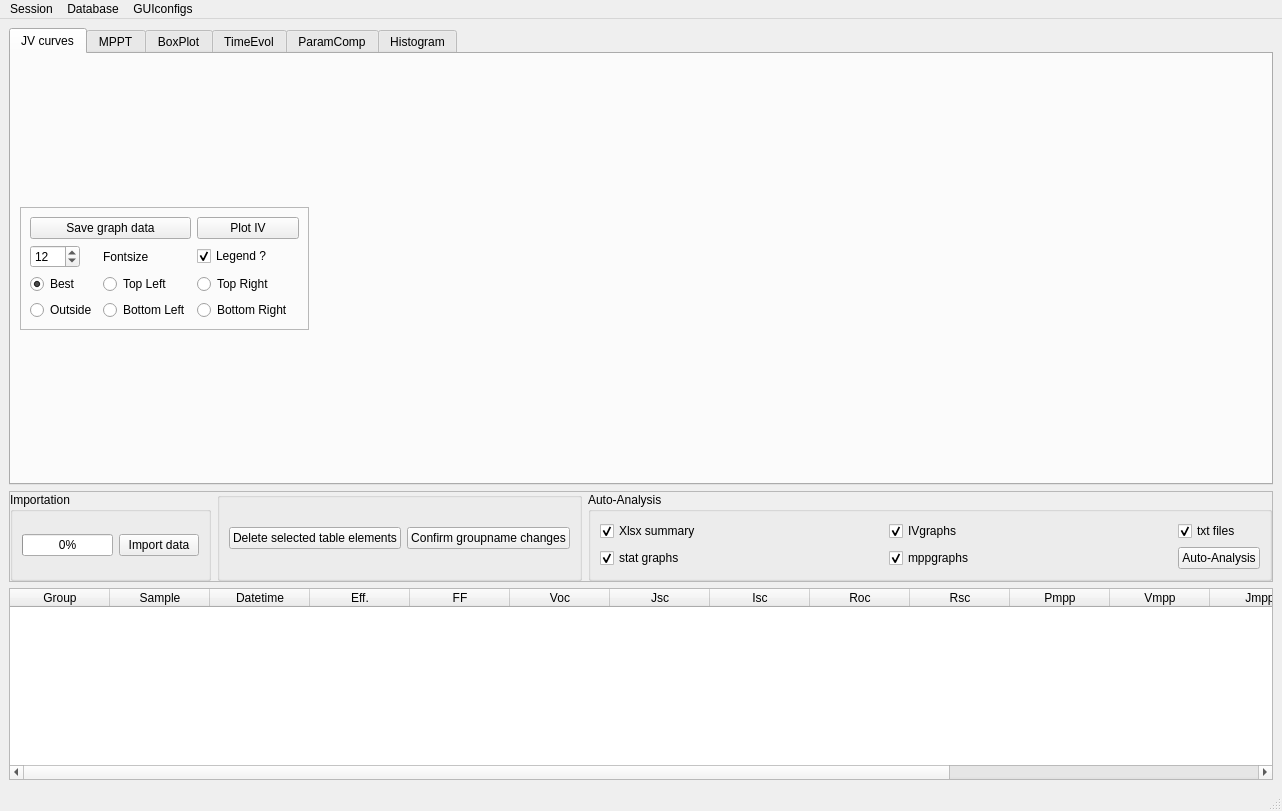
<?xml version="1.0" encoding="UTF-8"?>
<ui version="4.0">
 <class>MainWindow</class>
 <widget class="QMainWindow" name="MainWindow">
  <property name="geometry">
   <rect>
    <x>0</x>
    <y>0</y>
    <width>1282</width>
    <height>811</height>
   </rect>
  </property>
  <property name="windowTitle">
   <string>IVapp</string>
  </property>
  <widget class="QWidget" name="centralwidget">
   <layout class="QVBoxLayout" name="verticalLayout">
    <item>
     <widget class="QTabWidget" name="tabWidget">
      <property name="currentIndex">
       <number>0</number>
      </property>
      <widget class="QWidget" name="JVcurves">
       <attribute name="title">
        <string>JV curves</string>
       </attribute>
       <layout class="QHBoxLayout" name="horizontalLayout_3">
        <item>
         <widget class="QFrame" name="frame_JV">
          <property name="sizePolicy">
           <sizepolicy hsizetype="Maximum" vsizetype="Maximum">
            <horstretch>0</horstretch>
            <verstretch>0</verstretch>
           </sizepolicy>
          </property>
          <property name="frameShape">
           <enum>QFrame::StyledPanel</enum>
          </property>
          <property name="frameShadow">
           <enum>QFrame::Raised</enum>
          </property>
          <layout class="QGridLayout" name="gridLayout_4">
           <item row="5" column="2">
            <widget class="QRadioButton" name="radioButton_JVtopleft">
             <property name="text">
              <string>Top Left</string>
             </property>
            </widget>
           </item>
           <item row="6" column="3">
            <widget class="QRadioButton" name="radioButton_JVbottomright">
             <property name="text">
              <string>Bottom Right</string>
             </property>
            </widget>
           </item>
           <item row="5" column="3">
            <widget class="QRadioButton" name="radioButton_JVtopright">
             <property name="text">
              <string>Top Right</string>
             </property>
            </widget>
           </item>
           <item row="0" column="3" colspan="2">
            <widget class="QPushButton" name="pushButton_PlotJV">
             <property name="text">
              <string>Plot IV</string>
             </property>
            </widget>
           </item>
           <item row="6" column="2">
            <widget class="QRadioButton" name="radioButton_JVbottomleft">
             <property name="text">
              <string>Bottom Left</string>
             </property>
            </widget>
           </item>
           <item row="6" column="0" colspan="2">
            <widget class="QRadioButton" name="radioButton_JVoutside">
             <property name="text">
              <string>Outside</string>
             </property>
            </widget>
           </item>
           <item row="0" column="0" colspan="3">
            <widget class="QPushButton" name="pushButton_SaveJV">
             <property name="text">
              <string>Save graph data</string>
             </property>
            </widget>
           </item>
           <item row="5" column="0">
            <widget class="QRadioButton" name="radioButton_JVBest">
             <property name="text">
              <string>Best</string>
             </property>
             <property name="checked">
              <bool>true</bool>
             </property>
            </widget>
           </item>
           <item row="2" column="0">
            <widget class="QSpinBox" name="spinBox_JVfontsize">
             <property name="value">
              <number>12</number>
             </property>
            </widget>
           </item>
           <item row="2" column="2">
            <widget class="QLabel" name="label_10">
             <property name="text">
              <string>Fontsize</string>
             </property>
            </widget>
           </item>
           <item row="2" column="3">
            <widget class="QCheckBox" name="checkBox_JVLegend">
             <property name="text">
              <string>Legend ?</string>
             </property>
             <property name="checked">
              <bool>true</bool>
             </property>
            </widget>
           </item>
          </layout>
         </widget>
        </item>
        <item>
         <widget class="QWidget" name="widget_JVGraph" native="true">
          <layout class="QGridLayout" name="gridLayout_5"/>
         </widget>
        </item>
       </layout>
      </widget>
      <widget class="QWidget" name="MPPT">
       <attribute name="title">
        <string>MPPT</string>
       </attribute>
       <layout class="QHBoxLayout" name="horizontalLayout_2">
        <item>
         <widget class="QFrame" name="frame_Mpp">
          <property name="sizePolicy">
           <sizepolicy hsizetype="Maximum" vsizetype="Maximum">
            <horstretch>0</horstretch>
            <verstretch>0</verstretch>
           </sizepolicy>
          </property>
          <property name="frameShape">
           <enum>QFrame::StyledPanel</enum>
          </property>
          <property name="frameShadow">
           <enum>QFrame::Raised</enum>
          </property>
          <layout class="QGridLayout" name="gridLayout">
           <item row="4" column="2">
            <widget class="QRadioButton" name="radioButton_MppTopleft">
             <property name="text">
              <string>Top Left</string>
             </property>
            </widget>
           </item>
           <item row="6" column="2">
            <widget class="QRadioButton" name="radioButton_MppOutside">
             <property name="text">
              <string>Outside</string>
             </property>
            </widget>
           </item>
           <item row="4" column="0" colspan="2">
            <widget class="QCheckBox" name="checkBox_MppLegend">
             <property name="text">
              <string>Legend ?</string>
             </property>
             <property name="checked">
              <bool>true</bool>
             </property>
            </widget>
           </item>
           <item row="5" column="2">
            <widget class="QRadioButton" name="radioButton_MppBottomleft">
             <property name="text">
              <string>Bottom Left</string>
             </property>
            </widget>
           </item>
           <item row="4" column="3">
            <widget class="QRadioButton" name="radioButton_MppTopright">
             <property name="text">
              <string>Top Right</string>
             </property>
            </widget>
           </item>
           <item row="0" column="0" rowspan="2" colspan="4">
            <widget class="QListWidget" name="listWidget_MppSamples"/>
           </item>
           <item row="5" column="3">
            <widget class="QRadioButton" name="radioButton_MppBottomright">
             <property name="text">
              <string>Bottom Right</string>
             </property>
            </widget>
           </item>
           <item row="6" column="3">
            <widget class="QRadioButton" name="radioButton_MppBest">
             <property name="text">
              <string>Best</string>
             </property>
             <property name="checked">
              <bool>true</bool>
             </property>
            </widget>
           </item>
           <item row="2" column="0">
            <widget class="QSpinBox" name="spinBox_MppFontsize">
             <property name="value">
              <number>12</number>
             </property>
            </widget>
           </item>
           <item row="2" column="1">
            <widget class="QLabel" name="label">
             <property name="text">
              <string>Fontsize</string>
             </property>
            </widget>
           </item>
           <item row="2" column="2" colspan="2">
            <widget class="QPushButton" name="pushButton_SaveMpp">
             <property name="text">
              <string>Save graph data</string>
             </property>
            </widget>
           </item>
          </layout>
         </widget>
        </item>
        <item>
         <widget class="QWidget" name="widget_Mpp" native="true">
          <property name="sizePolicy">
           <sizepolicy hsizetype="Minimum" vsizetype="Preferred">
            <horstretch>0</horstretch>
            <verstretch>0</verstretch>
           </sizepolicy>
          </property>
          <layout class="QGridLayout" name="gridLayout_2"/>
         </widget>
        </item>
        <item>
         <widget class="QWidget" name="widget_2" native="true">
          <property name="sizePolicy">
           <sizepolicy hsizetype="Maximum" vsizetype="Preferred">
            <horstretch>0</horstretch>
            <verstretch>0</verstretch>
           </sizepolicy>
          </property>
          <layout class="QGridLayout" name="gridLayout_3"/>
         </widget>
        </item>
       </layout>
      </widget>
      <widget class="QWidget" name="BoxPlot">
       <attribute name="title">
        <string>BoxPlot</string>
       </attribute>
       <layout class="QHBoxLayout" name="horizontalLayout_6">
        <item>
         <widget class="QGroupBox" name="groupBox_BoxPlot">
          <property name="sizePolicy">
           <sizepolicy hsizetype="Maximum" vsizetype="Maximum">
            <horstretch>0</horstretch>
            <verstretch>0</verstretch>
           </sizepolicy>
          </property>
          <property name="title">
           <string>BoxPlot</string>
          </property>
          <layout class="QGridLayout" name="gridLayout_6">
           <item row="0" column="0">
            <widget class="QPushButton" name="pushButton_SaveBoxPlot">
             <property name="text">
              <string>Save graph</string>
             </property>
            </widget>
           </item>
           <item row="0" column="1">
            <widget class="QCheckBox" name="checkBox_BoxPlotBig4">
             <property name="text">
              <string>Big4</string>
             </property>
             <property name="checked">
              <bool>true</bool>
             </property>
            </widget>
           </item>
           <item row="0" column="2" colspan="2">
            <widget class="QCheckBox" name="checkBox_BoxPlotRevForw">
             <property name="text">
              <string>RevForw</string>
             </property>
            </widget>
           </item>
           <item row="0" column="4">
            <widget class="QCheckBox" name="checkBox_BoxPlotBoxPlot">
             <property name="text">
              <string>BoxPlot</string>
             </property>
            </widget>
           </item>
           <item row="0" column="5">
            <widget class="QSpinBox" name="spinBox_BoxPlotFontsize">
             <property name="value">
              <number>12</number>
             </property>
            </widget>
           </item>
           <item row="0" column="6">
            <widget class="QLabel" name="label_11">
             <property name="text">
              <string>Fontsize</string>
             </property>
            </widget>
           </item>
           <item row="1" column="0">
            <widget class="QComboBox" name="comboBox_BoxPlotParam">
             <item>
              <property name="text">
               <string>Eff</string>
              </property>
             </item>
             <item>
              <property name="text">
               <string>FF</string>
              </property>
             </item>
             <item>
              <property name="text">
               <string>Voc</string>
              </property>
             </item>
             <item>
              <property name="text">
               <string>Jsc</string>
              </property>
             </item>
             <item>
              <property name="text">
               <string>Vmpp</string>
              </property>
             </item>
             <item>
              <property name="text">
               <string>Jmpp</string>
              </property>
             </item>
             <item>
              <property name="text">
               <string>Roc</string>
              </property>
             </item>
             <item>
              <property name="text">
               <string>Rsc</string>
              </property>
             </item>
            </widget>
           </item>
           <item row="1" column="1" colspan="2">
            <widget class="QCheckBox" name="checkBox_BoxPlotAftermpp">
             <property name="text">
              <string>Aftermpp</string>
             </property>
            </widget>
           </item>
           <item row="1" column="3" colspan="2">
            <widget class="QCheckBox" name="checkBox_BoxPlotBkg">
             <property name="text">
              <string>transparent bkg</string>
             </property>
            </widget>
           </item>
           <item row="1" column="5">
            <widget class="QSpinBox" name="spinBox_BoxPlotRotation"/>
           </item>
           <item row="1" column="6">
            <widget class="QLabel" name="label_12">
             <property name="text">
              <string>Rotation</string>
             </property>
            </widget>
           </item>
           <item row="2" column="0" colspan="7">
            <widget class="QListWidget" name="listWidget_BoxPlotGroup"/>
           </item>
          </layout>
         </widget>
        </item>
        <item>
         <widget class="QWidget" name="widget_BoxPlot" native="true">
          <layout class="QGridLayout" name="gridLayout_7">
           <property name="leftMargin">
            <number>0</number>
           </property>
           <property name="topMargin">
            <number>0</number>
           </property>
           <property name="rightMargin">
            <number>0</number>
           </property>
           <property name="bottomMargin">
            <number>0</number>
           </property>
          </layout>
         </widget>
        </item>
       </layout>
      </widget>
      <widget class="QWidget" name="TimeEvol">
       <attribute name="title">
        <string>TimeEvol</string>
       </attribute>
       <layout class="QHBoxLayout" name="horizontalLayout_7">
        <item>
         <widget class="QGroupBox" name="groupBox_PVPTime">
          <property name="sizePolicy">
           <sizepolicy hsizetype="Preferred" vsizetype="Maximum">
            <horstretch>0</horstretch>
            <verstretch>0</verstretch>
           </sizepolicy>
          </property>
          <property name="title">
           <string>Time Evolution</string>
          </property>
          <layout class="QGridLayout" name="gridLayout_8">
           <item row="0" column="0">
            <widget class="QPushButton" name="pushButton_SavePVPTime">
             <property name="text">
              <string>Save graph</string>
             </property>
            </widget>
           </item>
           <item row="0" column="2">
            <widget class="QCheckBox" name="checkBox_PVPTimeLine">
             <property name="text">
              <string>Line?</string>
             </property>
            </widget>
           </item>
           <item row="1" column="0">
            <widget class="QComboBox" name="comboBox_PVPTimeParam">
             <item>
              <property name="text">
               <string>Eff</string>
              </property>
             </item>
             <item>
              <property name="text">
               <string>FF</string>
              </property>
             </item>
             <item>
              <property name="text">
               <string>Voc</string>
              </property>
             </item>
             <item>
              <property name="text">
               <string>Jsc</string>
              </property>
             </item>
            </widget>
           </item>
           <item row="1" column="1" colspan="2">
            <widget class="QCheckBox" name="checkBox_PVPTimeRelativeTime">
             <property name="text">
              <string>RelativeTime?</string>
             </property>
            </widget>
           </item>
           <item row="0" column="1">
            <widget class="QCheckBox" name="checkBox_PVPTimeBig4">
             <property name="text">
              <string>Big4</string>
             </property>
            </widget>
           </item>
           <item row="2" column="0">
            <widget class="QPushButton" name="pushButton_PVPTimePlot">
             <property name="text">
              <string>Plot time</string>
             </property>
            </widget>
           </item>
           <item row="2" column="1">
            <widget class="QCheckBox" name="checkBox_PVPTimeNormal">
             <property name="text">
              <string>Normal.?</string>
             </property>
            </widget>
           </item>
           <item row="3" column="1" colspan="2">
            <widget class="QCheckBox" name="checkBox_bestofRevFor">
             <property name="text">
              <string>bestofRevFor</string>
             </property>
            </widget>
           </item>
           <item row="4" column="1" colspan="2">
            <widget class="QCheckBox" name="checkBox_BestEffPixDay">
             <property name="text">
              <string>BestEffPixDay</string>
             </property>
            </widget>
           </item>
           <item row="2" column="2">
            <widget class="QDoubleSpinBox" name="spinBox_PVPTimeNormalPoint">
             <property name="minimum">
              <double>-1.000000000000000</double>
             </property>
             <property name="singleStep">
              <double>0.100000000000000</double>
             </property>
             <property name="value">
              <double>-1.000000000000000</double>
             </property>
            </widget>
           </item>
          </layout>
         </widget>
        </item>
        <item>
         <widget class="QWidget" name="widget_PVPTime" native="true">
          <property name="sizePolicy">
           <sizepolicy hsizetype="Expanding" vsizetype="Expanding">
            <horstretch>0</horstretch>
            <verstretch>0</verstretch>
           </sizepolicy>
          </property>
          <layout class="QGridLayout" name="gridLayout_10">
           <property name="leftMargin">
            <number>0</number>
           </property>
           <property name="topMargin">
            <number>0</number>
           </property>
           <property name="rightMargin">
            <number>0</number>
           </property>
           <property name="bottomMargin">
            <number>0</number>
           </property>
          </layout>
         </widget>
        </item>
       </layout>
      </widget>
      <widget class="QWidget" name="ParamComp">
       <attribute name="title">
        <string>ParamComp</string>
       </attribute>
       <layout class="QHBoxLayout" name="horizontalLayout_9">
        <item>
         <widget class="QGroupBox" name="groupBox_PVP">
          <property name="sizePolicy">
           <sizepolicy hsizetype="Preferred" vsizetype="Maximum">
            <horstretch>0</horstretch>
            <verstretch>0</verstretch>
           </sizepolicy>
          </property>
          <property name="title">
           <string>Param VS Param</string>
          </property>
          <layout class="QGridLayout" name="gridLayout_9">
           <item row="0" column="0" colspan="2">
            <widget class="QPushButton" name="pushButton_SavePVPGraph">
             <property name="text">
              <string>Save graph</string>
             </property>
            </widget>
           </item>
           <item row="3" column="0" colspan="2">
            <widget class="QListWidget" name="listWidget_ParamComp">
             <property name="sizePolicy">
              <sizepolicy hsizetype="Maximum" vsizetype="Maximum">
               <horstretch>0</horstretch>
               <verstretch>0</verstretch>
              </sizepolicy>
             </property>
            </widget>
           </item>
           <item row="1" column="0">
            <widget class="QComboBox" name="comboBox_PVPx">
             <item>
              <property name="text">
               <string>Eff</string>
              </property>
             </item>
             <item>
              <property name="text">
               <string>FF</string>
              </property>
             </item>
             <item>
              <property name="text">
               <string>Voc</string>
              </property>
             </item>
             <item>
              <property name="text">
               <string>Jsc</string>
              </property>
             </item>
             <item>
              <property name="text">
               <string>Vmpp</string>
              </property>
             </item>
             <item>
              <property name="text">
               <string>Jmpp</string>
              </property>
             </item>
             <item>
              <property name="text">
               <string>Roc</string>
              </property>
             </item>
             <item>
              <property name="text">
               <string>Rsc</string>
              </property>
             </item>
            </widget>
           </item>
           <item row="1" column="1">
            <widget class="QComboBox" name="comboBox_PVPy">
             <item>
              <property name="text">
               <string>Eff</string>
              </property>
             </item>
             <item>
              <property name="text">
               <string>FF</string>
              </property>
             </item>
             <item>
              <property name="text">
               <string>Voc</string>
              </property>
             </item>
             <item>
              <property name="text">
               <string>Jsc</string>
              </property>
             </item>
             <item>
              <property name="text">
               <string>Vmpp</string>
              </property>
             </item>
             <item>
              <property name="text">
               <string>Jmpp</string>
              </property>
             </item>
             <item>
              <property name="text">
               <string>Roc</string>
              </property>
             </item>
             <item>
              <property name="text">
               <string>Rsc</string>
              </property>
             </item>
            </widget>
           </item>
          </layout>
         </widget>
        </item>
        <item>
         <widget class="QWidget" name="widget_PVPGraph" native="true">
          <property name="sizePolicy">
           <sizepolicy hsizetype="Expanding" vsizetype="Expanding">
            <horstretch>0</horstretch>
            <verstretch>0</verstretch>
           </sizepolicy>
          </property>
          <layout class="QGridLayout" name="gridLayout_11">
           <property name="leftMargin">
            <number>0</number>
           </property>
           <property name="topMargin">
            <number>0</number>
           </property>
           <property name="rightMargin">
            <number>0</number>
           </property>
           <property name="bottomMargin">
            <number>0</number>
           </property>
          </layout>
         </widget>
        </item>
       </layout>
      </widget>
      <widget class="QWidget" name="Histogram">
       <attribute name="title">
        <string>Histogram</string>
       </attribute>
       <layout class="QHBoxLayout" name="horizontalLayout_8">
        <item>
         <widget class="QGroupBox" name="groupBox_HistoGraph">
          <property name="sizePolicy">
           <sizepolicy hsizetype="Maximum" vsizetype="Maximum">
            <horstretch>0</horstretch>
            <verstretch>0</verstretch>
           </sizepolicy>
          </property>
          <property name="title">
           <string>Histogram</string>
          </property>
          <layout class="QGridLayout" name="gridLayout_12">
           <item row="1" column="2" colspan="2">
            <widget class="QComboBox" name="comboBox_HistoScanDirect">
             <item>
              <property name="text">
               <string>Allmeas</string>
              </property>
             </item>
             <item>
              <property name="text">
               <string>OnyRev</string>
              </property>
             </item>
             <item>
              <property name="text">
               <string>OnlyForw</string>
              </property>
             </item>
             <item>
              <property name="text">
               <string>Bestof/pix</string>
              </property>
             </item>
             <item>
              <property name="text">
               <string>Bestof/subst</string>
              </property>
             </item>
            </widget>
           </item>
           <item row="3" column="0" colspan="5">
            <widget class="QListWidget" name="listWidget_HistoGroups"/>
           </item>
           <item row="1" column="0">
            <widget class="QComboBox" name="comboBox_HistoType">
             <item>
              <property name="text">
               <string>bar</string>
              </property>
             </item>
             <item>
              <property name="text">
               <string>barstacked</string>
              </property>
             </item>
             <item>
              <property name="text">
               <string>step</string>
              </property>
             </item>
             <item>
              <property name="text">
               <string>stepfilled</string>
              </property>
             </item>
            </widget>
           </item>
           <item row="0" column="0">
            <widget class="QPushButton" name="pushButton_SaveHistoGraph">
             <property name="text">
              <string>Save graph</string>
             </property>
            </widget>
           </item>
           <item row="2" column="4">
            <widget class="QSpinBox" name="spinBox_HistxscaleMax">
             <property name="minimum">
              <number>-99999</number>
             </property>
             <property name="maximum">
              <number>99999</number>
             </property>
             <property name="value">
              <number>10</number>
             </property>
            </widget>
           </item>
           <item row="0" column="2">
            <widget class="QSpinBox" name="spinBox_HistoBins">
             <property name="value">
              <number>2</number>
             </property>
            </widget>
           </item>
           <item row="0" column="3">
            <widget class="QLabel" name="label_13">
             <property name="text">
              <string>#bins</string>
             </property>
            </widget>
           </item>
           <item row="0" column="4">
            <widget class="QCheckBox" name="checkBox_Histxscale">
             <property name="text">
              <string>xscale</string>
             </property>
            </widget>
           </item>
           <item row="2" column="0">
            <widget class="QComboBox" name="comboBox_HistoParam">
             <item>
              <property name="text">
               <string>Eff</string>
              </property>
             </item>
             <item>
              <property name="text">
               <string>FF</string>
              </property>
             </item>
             <item>
              <property name="text">
               <string>Voc</string>
              </property>
             </item>
             <item>
              <property name="text">
               <string>Jsc</string>
              </property>
             </item>
             <item>
              <property name="text">
               <string>Vmpp</string>
              </property>
             </item>
             <item>
              <property name="text">
               <string>Jmpp</string>
              </property>
             </item>
             <item>
              <property name="text">
               <string>Pmpp</string>
              </property>
             </item>
             <item>
              <property name="text">
               <string>Roc</string>
              </property>
             </item>
             <item>
              <property name="text">
               <string>Rsc</string>
              </property>
             </item>
             <item>
              <property name="text">
               <string>HI</string>
              </property>
             </item>
            </widget>
           </item>
           <item row="1" column="4">
            <widget class="QSpinBox" name="spinBox_HistxscaleMin">
             <property name="minimum">
              <number>-99999</number>
             </property>
             <property name="maximum">
              <number>99999</number>
             </property>
            </widget>
           </item>
          </layout>
         </widget>
        </item>
        <item>
         <widget class="QWidget" name="widget_HistoGraph" native="true">
          <property name="sizePolicy">
           <sizepolicy hsizetype="Expanding" vsizetype="Expanding">
            <horstretch>0</horstretch>
            <verstretch>0</verstretch>
           </sizepolicy>
          </property>
          <layout class="QGridLayout" name="gridLayout_13">
           <property name="leftMargin">
            <number>0</number>
           </property>
           <property name="topMargin">
            <number>0</number>
           </property>
           <property name="rightMargin">
            <number>0</number>
           </property>
           <property name="bottomMargin">
            <number>0</number>
           </property>
          </layout>
         </widget>
        </item>
       </layout>
      </widget>
     </widget>
    </item>
    <item>
     <widget class="QFrame" name="frame_4">
      <property name="sizePolicy">
       <sizepolicy hsizetype="Minimum" vsizetype="Preferred">
        <horstretch>0</horstretch>
        <verstretch>0</verstretch>
       </sizepolicy>
      </property>
      <property name="frameShape">
       <enum>QFrame::StyledPanel</enum>
      </property>
      <property name="frameShadow">
       <enum>QFrame::Raised</enum>
      </property>
      <layout class="QHBoxLayout" name="horizontalLayout">
       <property name="leftMargin">
        <number>0</number>
       </property>
       <property name="topMargin">
        <number>0</number>
       </property>
       <property name="rightMargin">
        <number>0</number>
       </property>
       <property name="bottomMargin">
        <number>0</number>
       </property>
       <item>
        <widget class="QGroupBox" name="groupBox">
         <property name="sizePolicy">
          <sizepolicy hsizetype="Maximum" vsizetype="Minimum">
           <horstretch>0</horstretch>
           <verstretch>0</verstretch>
          </sizepolicy>
         </property>
         <property name="title">
          <string>Importation</string>
         </property>
         <layout class="QHBoxLayout" name="horizontalLayout_4">
          <item>
           <widget class="QProgressBar" name="progressBar_ImportData">
            <property name="value">
             <number>0</number>
            </property>
           </widget>
          </item>
          <item>
           <widget class="QPushButton" name="pushButton_ImportData">
            <property name="text">
             <string>Import data</string>
            </property>
           </widget>
          </item>
         </layout>
        </widget>
       </item>
       <item>
        <widget class="QGroupBox" name="groupBox_2">
         <property name="sizePolicy">
          <sizepolicy hsizetype="Maximum" vsizetype="Preferred">
           <horstretch>0</horstretch>
           <verstretch>0</verstretch>
          </sizepolicy>
         </property>
         <property name="title">
          <string/>
         </property>
         <layout class="QHBoxLayout" name="horizontalLayout_5">
          <item>
           <widget class="QPushButton" name="pushButton_DeleteRows">
            <property name="text">
             <string>Delete selected table elements</string>
            </property>
           </widget>
          </item>
          <item>
           <widget class="QPushButton" name="pushButton_DefineGroup">
            <property name="text">
             <string>Confirm groupname changes</string>
            </property>
           </widget>
          </item>
         </layout>
        </widget>
       </item>
       <item>
        <widget class="QGroupBox" name="groupBox_autoanalysis">
         <property name="title">
          <string>Auto-Analysis</string>
         </property>
         <layout class="QGridLayout" name="gridLayout_14">
          <item row="0" column="3">
           <widget class="QCheckBox" name="checkBox_AAtxtfiles">
            <property name="text">
             <string>txt files</string>
            </property>
            <property name="checked">
             <bool>true</bool>
            </property>
           </widget>
          </item>
          <item row="2" column="1">
           <widget class="QCheckBox" name="checkBox_AAstatgraphs">
            <property name="text">
             <string>stat graphs</string>
            </property>
            <property name="checked">
             <bool>true</bool>
            </property>
           </widget>
          </item>
          <item row="0" column="1">
           <widget class="QCheckBox" name="checkBox_AAxlsxsummary">
            <property name="text">
             <string>Xlsx summary</string>
            </property>
            <property name="checked">
             <bool>true</bool>
            </property>
           </widget>
          </item>
          <item row="0" column="2">
           <widget class="QCheckBox" name="checkBox_AAivgraphs">
            <property name="text">
             <string>IVgraphs</string>
            </property>
            <property name="checked">
             <bool>true</bool>
            </property>
           </widget>
          </item>
          <item row="2" column="2">
           <widget class="QCheckBox" name="checkBox_AAmppgraphs">
            <property name="text">
             <string>mppgraphs</string>
            </property>
            <property name="checked">
             <bool>true</bool>
            </property>
           </widget>
          </item>
          <item row="2" column="3">
           <widget class="QPushButton" name="pushButton_AutoAnalysis">
            <property name="sizePolicy">
             <sizepolicy hsizetype="Maximum" vsizetype="Fixed">
              <horstretch>0</horstretch>
              <verstretch>0</verstretch>
             </sizepolicy>
            </property>
            <property name="text">
             <string>Auto-Analysis</string>
            </property>
           </widget>
          </item>
         </layout>
        </widget>
       </item>
      </layout>
     </widget>
    </item>
    <item>
     <widget class="QTableWidget" name="tableWidget">
      <property name="sizePolicy">
       <sizepolicy hsizetype="Preferred" vsizetype="Maximum">
        <horstretch>0</horstretch>
        <verstretch>0</verstretch>
       </sizepolicy>
      </property>
      <property name="alternatingRowColors">
       <bool>true</bool>
      </property>
      <property name="sortingEnabled">
       <bool>true</bool>
      </property>
      <attribute name="horizontalHeaderCascadingSectionResizes">
       <bool>true</bool>
      </attribute>
      <attribute name="horizontalHeaderDefaultSectionSize">
       <number>100</number>
      </attribute>
      <attribute name="horizontalHeaderMinimumSectionSize">
       <number>30</number>
      </attribute>
      <attribute name="horizontalHeaderShowSortIndicator" stdset="0">
       <bool>true</bool>
      </attribute>
      <attribute name="verticalHeaderDefaultSectionSize">
       <number>30</number>
      </attribute>
      <attribute name="verticalHeaderStretchLastSection">
       <bool>false</bool>
      </attribute>
      <column>
       <property name="text">
        <string>Group</string>
       </property>
      </column>
      <column>
       <property name="text">
        <string>Sample</string>
       </property>
      </column>
      <column>
       <property name="text">
        <string>Datetime</string>
       </property>
      </column>
      <column>
       <property name="text">
        <string>Eff.</string>
       </property>
      </column>
      <column>
       <property name="text">
        <string>FF</string>
       </property>
      </column>
      <column>
       <property name="text">
        <string>Voc</string>
       </property>
      </column>
      <column>
       <property name="text">
        <string>Jsc</string>
       </property>
      </column>
      <column>
       <property name="text">
        <string>Isc</string>
       </property>
      </column>
      <column>
       <property name="text">
        <string>Roc</string>
       </property>
      </column>
      <column>
       <property name="text">
        <string>Rsc</string>
       </property>
      </column>
      <column>
       <property name="text">
        <string>Pmpp</string>
       </property>
      </column>
      <column>
       <property name="text">
        <string>Vmpp</string>
       </property>
      </column>
      <column>
       <property name="text">
        <string>Jmpp</string>
       </property>
      </column>
      <column>
       <property name="text">
        <string>Area</string>
       </property>
      </column>
      <column>
       <property name="text">
        <string>ScanDirect.</string>
       </property>
      </column>
      <column>
       <property name="text">
        <string>SunIntensity</string>
       </property>
      </column>
     </widget>
    </item>
   </layout>
  </widget>
  <widget class="QMenuBar" name="menubar">
   <property name="geometry">
    <rect>
     <x>0</x>
     <y>0</y>
     <width>1282</width>
     <height>31</height>
    </rect>
   </property>
   <widget class="QMenu" name="menuSession">
    <property name="title">
     <string>Session</string>
    </property>
    <addaction name="actionLoad"/>
    <addaction name="actionSave"/>
   </widget>
   <widget class="QMenu" name="menuDatabase">
    <property name="title">
     <string>Database</string>
    </property>
    <addaction name="actionSave_to_DB"/>
   </widget>
   <widget class="QMenu" name="menuGUIconfigs">
    <property name="title">
     <string>GUIconfigs</string>
    </property>
    <addaction name="actionLoad_2"/>
    <addaction name="actionSave_2"/>
   </widget>
   <addaction name="menuSession"/>
   <addaction name="menuDatabase"/>
   <addaction name="menuGUIconfigs"/>
  </widget>
  <widget class="QStatusBar" name="statusbar"/>
  <action name="actionLoad">
   <property name="text">
    <string>Load</string>
   </property>
  </action>
  <action name="actionSave">
   <property name="text">
    <string>Save</string>
   </property>
  </action>
  <action name="actionSave_to_DB">
   <property name="text">
    <string>Save to DB</string>
   </property>
  </action>
  <action name="actionLoad_2">
   <property name="text">
    <string>Load</string>
   </property>
  </action>
  <action name="actionSave_2">
   <property name="text">
    <string>Save</string>
   </property>
  </action>
 </widget>
 <resources/>
 <connections/>
</ui>
